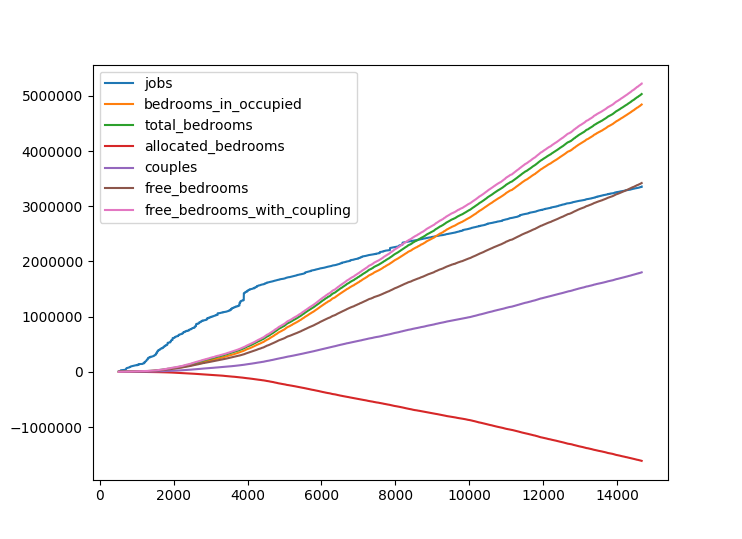

Source code (Python):
import matplotlib.pyplot as plt
import numpy as np
import pandas as pd
import sys

df = pd.read_csv(sys.argv[1])

rows = int(sys.argv[2])

for column in df:
    if column not in ["area", "distance"]:
        x = df["distance"][:rows]
        y = df[column][:rows]

        plt.plot(x, y, label=column)

plt.legend()
plt.show()
